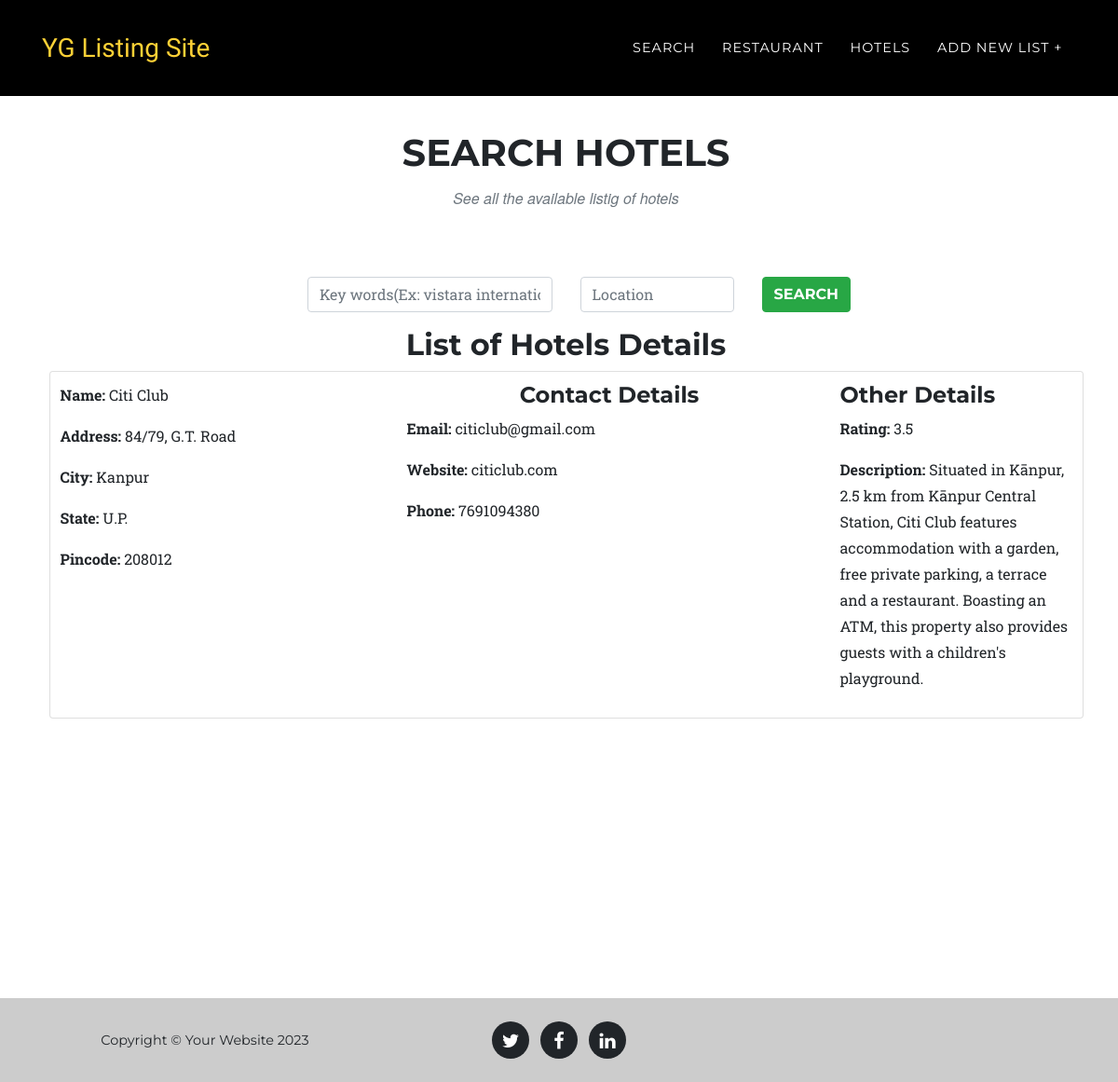
The page /search_hotels.php on the database its author committed.
### tables this page shows
CREATE TABLE `hotels` (
  `hotel_id` int(11) NOT NULL,
  `name` varchar(30) DEFAULT NULL,
  `address` text DEFAULT NULL,
  `city` varchar(50) DEFAULT NULL,
  `state` varchar(50) DEFAULT NULL,
  `pincode` varchar(8) DEFAULT NULL,
  `phone` varchar(12) DEFAULT NULL,
  `email` varchar(50) DEFAULT NULL,
  `website` varchar(30) DEFAULT NULL,
  `description` text DEFAULT NULL,
  `rating` float DEFAULT NULL,
  `num_rooms` int(11) DEFAULT NULL,
  `created_date` datetime NOT NULL DEFAULT current_timestamp()
);

### search_hotels.php (the view, shortened to what this page needs)
<?php
  require 'config/config.php';
    $keywords = $_POST['keywords'];
    $location = $_POST['location'];
    $keyword = explode(',', $keywords);
    $concats = "(";
    $numItems = count($keyword);
    $i = 0;
    foreach ($keyword as $key => $value) {
      if(++$i === $numItems){
         $concats .= "'".$value."'";
      }else{
        $concats .= "'".$value."',";
      }
    }
    $concats .= ")";
    $locations = explode(',', $location);
    $loc = "(";
    $numItems = count($locations);
    $i = 0;
    foreach ($locations as $key => $value) {
      if(++$i === $numItems){
         $loc .= "'".$value."'";
      }else{
        $loc .= "'".$value."',";
      }
    }
    $loc .= ")";
    try {
        $stmt = $connect->prepare("SELECT * FROM hotels WHERE name IN $concats OR name IN $loc OR city IN $concats OR city IN $loc OR state IN $concats OR state IN $loc OR address IN $concats OR address");
        $stmt->execute();
        $data = $stmt->fetchAll(PDO::FETCH_ASSOC);
    }catch(PDOException $e) {
      $errMsg = $e->getMessage();
    }
?>
<!DOCTYPE html>
<html lang="en">
  <head>
    <link href="assets/plugins/bootstrap/css/bootstrap.min.css" rel="stylesheet">
    <link href="assets/plugins/font-awesome/css/font-awesome.min.css" rel="stylesheet" type="text/css">
    <link href="assets/css/rent.css" rel="stylesheet">
    <link href="assets/css/style.css" rel="stylesheet">
  </head>
  <body id="page-top">
    <nav class="navbar navbar-expand-lg navbar-dark fixed-top" id="mainNav" style="background: #000;">
      <div class="container">
      <a class="navbar-brand js-scroll-trigger" href="./">YG Listing Site</a>
        <div class="collapse navbar-collapse" id="navbarResponsive">
          <ul class="navbar-nav text-uppercase ml-auto">
            <li class="nav-item">
              <a class="nav-link js-scroll-trigger" href="./search.php">Search</a>
            </li>
            <li class="nav-item">
              <a class="nav-link js-scroll-trigger" href="./restaurant.php">Restaurant</a>
            </li>
            <li class="nav-item">
              <a class="nav-link js-scroll-trigger" href="./hotels.php">Hotels</a>
            </li>
            <li class="nav-item">
                        <a class="nav-link" href="./add-new.php">Add New List +</a>
                    </li>
          </ul>
        </div>
      </div>
    </nav>
    <section id="search">
      <div class="container">
        <div class="row">
          <div class="col-lg-12 text-center">
            <h2 class="section-heading text-uppercase">Search Hotels</h2>
            <h3 class="section-subheading text-muted">See all the available listig of hotels</h3>
          </div>
        </div>
        <div class="row">
          <div class="col-md-12">
            <form action="" method="POST" class="center" novalidate>
              <div class="row">
                <div class="col-md-6">
                  <div class="form-group">
                    <input class="form-control" id="keywords" name="keywords" type="text" placeholder="Key words(Ex: vistara international, taj..)" required data-validation-required-message="Please enter keywords">
                  </div>
                </div>
                <div class="col-md-4">
                  <div class="form-group">
                    <input class="form-control" id="location" type="text" name="location" placeholder="Location" required data-validation-required-message="Please enter location.">
                  </div>
                </div>
                <div class="col-md-2">
                  <div class="form-group">
                    <button id="" class="btn btn-success btn-md text-uppercase" name="search" value="search" type="submit">Search</button>
                  </div>
                </div>
              </div>
            </form>
            <?php
                if(count($data) !== 0){
                  echo "<h2 class='text-center'>List of Hotels Details</h2>";
                }else{
                }
                  foreach ($data as $key => $value) {
                    echo '<div class="card card-inverse card-info mb-3" style="padding:1%;">
                          <div class="card-block">';
                           echo   '<div class="row">
                              <div class="col-4">';
                                echo '<p><b>Name: </b>'.$value['name'].'</p>';
                                echo '<p><b>Address: </b>'.$value['address'].'</p>';
                                echo '<p><b>City: </b>'.$value['city'].'</p>';
                                echo '<p><b>State: </b>'.$value['state'].'</p>';
                                echo '<p><b>Pincode: </b>'.$value['pincode'].'</p>';
                            echo '</div>
                              <div class="col-5">
                              <h4 class="text-center">Contact Details</h4>';
                                echo '<p><b>Email: </b>'.$value['email'].'</p>';
                                echo '<p><b>Website: </b>'.$value['website'].'</p>';
                                echo '<p><b>Phone: </b>'.$value['phone'].'</p>';
                            echo '</div>
                              <div class="col-3">
                              <h4>Other Details</h4>';
                              echo '<p><b>Rating: </b>'.$value['rating'].'</p>';
                              echo '<p><b>Description: </b>'.$value['description'].'</p>';
                              echo '</div>
                            </div>
                           </div>
                        </div>';
                  }
              ?>
          </div>
        </div>
      </div>
      <br><br><br><br><br><br>
    </section>
    <footer style="background-color: #ccc;">
      <div class="container">
        <div class="row">
          <div class="col-md-4">
            <span class="copyright">Copyright &copy; Your Website 2023</span>
          </div>
          <div class="col-md-4">
            <ul class="list-inline social-buttons">
              <li class="list-inline-item">
                <a href="#">
                  <i class="fa fa-twitter"></i>
                </a>
              </li>
              <li class="list-inline-item">
                <a href="#">
                  <i class="fa fa-facebook"></i>
                </a>
              </li>
              <li class="list-inline-item">
                <a href="#">
                  <i class="fa fa-linkedin"></i>
                </a>
              </li>
            </ul>
          </div>
        </div>
      </div>
    </footer>
  </body>
</html>

### assets/css/rent.css (style rules this page uses)
body { overflow-x: hidden; font-family: 'Roboto Slab', 'Helvetica Neue', Helvetica, Arial, sans-serif; }
p { line-height: 1.75; }
a { color: #fed136; }
h1, h2, h3, h4, h5, h6 { font-weight: 700; font-family: 'Montserrat', 'Helvetica Neue', Helvetica, Arial, sans-serif; }
section { padding: 100px 0; }
section h2.section-heading { font-size: 40px; margin-top: 0; margin-bottom: 15px; }
section h3.section-subheading { font-size: 16px; font-weight: 400; font-style: italic; margin-bottom: 75px; text-transform: none; font-family: 'Droid Serif', 'Helvetica Neue', Helvetica, Arial, sans-serif; }
@media (min-width: 768px) { section { padding: 140px 0; } }
.btn { font-family: 'Montserrat', 'Helvetica Neue', Helvetica, Arial, sans-serif; font-weight: 700; }
#mainNav { background-color: #212529; }
#mainNav .navbar-brand { color: #fed136; font-family: 'Kaushan Script', 'Helvetica Neue', Helvetica, Arial, cursive; }
#mainNav .navbar-nav .nav-item .nav-link { font-size: 90%; font-weight: 400; padding: 0.75em 0; letter-spacing: 1px; color: white; font-family: 'Montserrat', 'Helvetica Neue', Helvetica, Arial, sans-serif; }
@media (min-width: 992px) { #mainNav { padding-top: 25px; padding-bottom: 25px; -webkit-transition: padding-top 0.3s, padding-bottom 0.3s; -moz-transition: padding-top 0.3s, padding-bottom 0.3s; transition: padding-top 0.3s, padding-bottom 0.3s; border: none; } }
@media (min-width: 992px) { #mainNav .navbar-brand { font-size: 1.75em; -webkit-transition: all 0.3s; -moz-transition: all 0.3s; transition: all 0.3s; } }
@media (min-width: 992px) { #mainNav .navbar-nav .nav-item .nav-link { padding: 1.1em 1em !important; } }
footer { padding: 25px 0; text-align: center; }
footer span.copyright { font-size: 90%; line-height: 40px; text-transform: none; font-family: 'Montserrat', 'Helvetica Neue', Helvetica, Arial, sans-serif; }
ul.social-buttons { margin-bottom: 0; }
ul.social-buttons li a { font-size: 20px; line-height: 40px; display: block; width: 40px; height: 40px; -webkit-transition: all 0.3s; -moz-transition: all 0.3s; transition: all 0.3s; color: white; border-radius: 100%; outline: none; background-color: #212529; }

### assets/css/style.css (style rules this page uses)
.navbar { border-radius: 0px; }
.center { display: block; margin-left: auto; margin-right: auto; width: 50%; }
section { padding-left: 15px; }

### rows shown on the page
hotels: name "Citi Club", address "84/79, G.T. Road", city "Kanpur", state "U.P.", pincode "208012", email "citiclub@gmail.com", website "citiclub.com", phone "7691094380", rating "3.5", description "Situated in Kānpur, 2.5 km from Kānpur Central Station, Citi Club features accommodation with a garden, free private parking, a terrace and a restaurant. Boasting an ATM, this property also provides guests with a children's playground."
